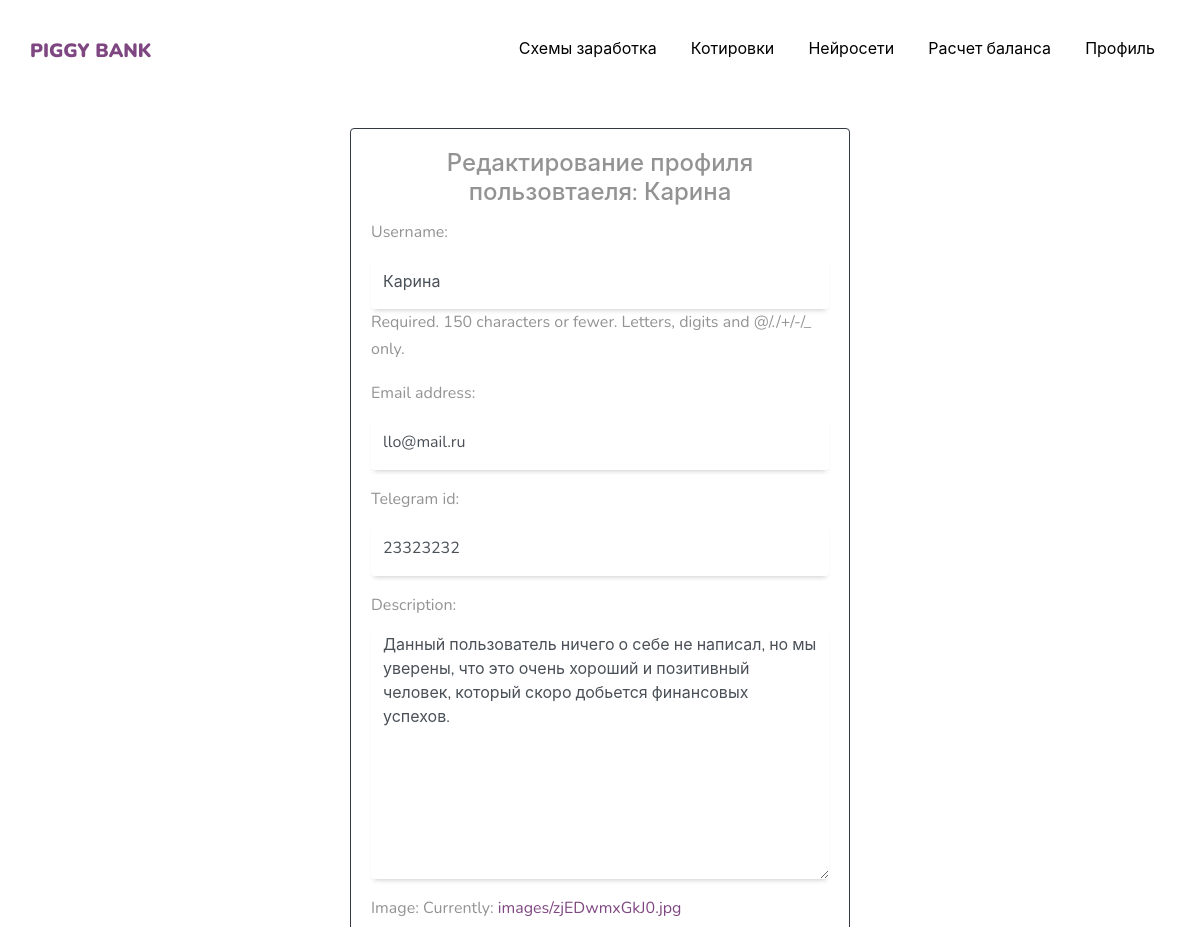
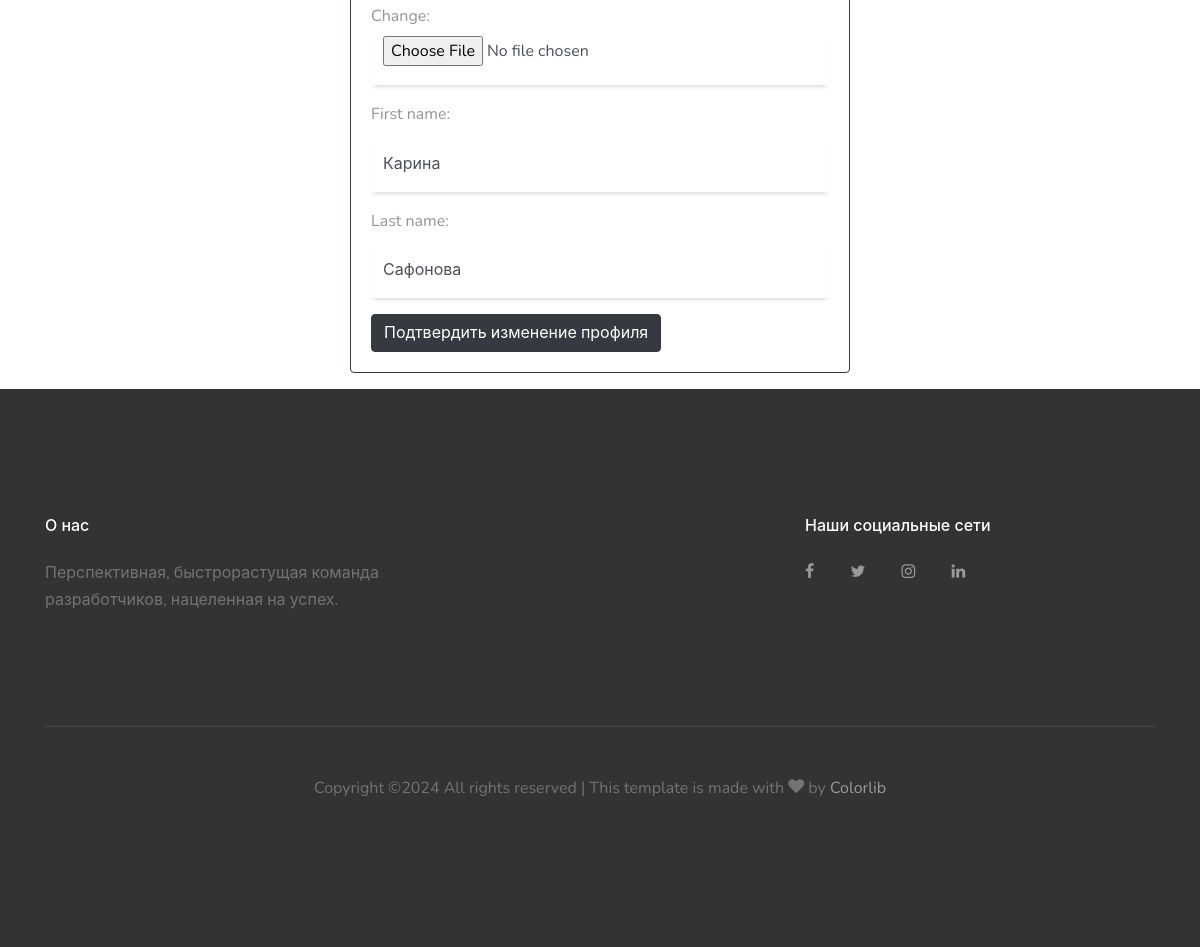
/job/worker/edit/ (signed in), run on the app's committed database (2 pictures, top to bottom).
### users/models.py (models this page shows)
class Worker(AbstractUser):
    class Role(models.TextChoices):
        Admin = 'Admin', 'Admin role',
        special = 'Special', 'Special role'
        custom = 'Custom', 'Custom role'
        superuser = 'SuperUser', 'SuperUser role',
    email = models.EmailField(
        unique=True,
        verbose_name=_('email address'),
        error_messages={
            "unique": _('A user with that email already exists.'),
        },
    )
    telegram_id = models.PositiveBigIntegerField(
        blank=True,
        null=True,
        unique=True,
        verbose_name=_('telegram id'),
        error_messages={
            "unique": _('A user with that telegram id already exists.'),
        },
    )
    description_for_profil = models.TextField(
        verbose_name=_('description'),
        max_length=UserModelConstant.TEXT_FIELD_MAX_LEN,
        default=UserModelConstant.DEFAULT_TEXT_FOR_DESCRIPTION,
    )
    image = models.ImageField(
        upload_to='images/',
        verbose_name=_('image'),
        default='images/nou.jpg',
    )
    role = models.CharField(
        max_length=UserModelConstant.CHAR_FIELD_MAX_LEN,
        choices=Role.choices,
        default=Role.custom,
    )
    class Meta:
        verbose_name = _('worker')
        verbose_name_plural = _('workers')

### job/views.py (the view, shortened to what this page needs)
class ProfileUpdateView(UpdateView):
    template_name = 'main/update_profile.html'
    form_class = ProfileUpdateForm
    model = Worker
    @method_decorator(login_required)
    def dispatch(self, *args, **kwargs):
        return super(ProfileUpdateView, self).dispatch(*args, **kwargs)
    def get_object(self, queryset=None):
        return get_object_or_404(Worker, id=self.request.user.id)
    def get_context_data(self, **kwargs):
        context = super().get_context_data(**kwargs)
        context['title'] = self.request.user.username
        if self.request.POST:
            context['user_form'] = ProfileUpdateForm(
                self.request.POST, instance=self.request.user
            )
        else:
            context['user_form'] = ProfileUpdateForm(
                instance=self.request.user
            )
        return context

### job/forms.py
class ProfileUpdateForm(forms.ModelForm):
    class Meta:
        model = Worker
        fields = (
            'username', 'email', 'telegram_id',
            'description_for_profil', 'image',
            'first_name', 'last_name',
        )
    def __init__(self, *args, **kwargs):
        super().__init__(*args, **kwargs)
        for field in self.fields:
            self.fields[field].widget.attrs.update({
                'class': 'form-control',
                'autocomplete': 'off'
            })

### job/templates/main/update_profile.html (shortened to what this page needs)
{% extends "base.html" %}
{% load static %}
{% load django_bootstrap5 %}
{% block content %}
<br>
<div class="card mb-3 border-dark mx-auto" style="max-width: 500px;">
    <div class="card-body">
       <div class="card-title nth-card-title text-center">
          <h4>Редактирование профиля пользовтаеля: {{ title }}</h4>
       </div>
       <form method="post" enctype="multipart/form-data">
          {{ user_form.as_p }}
          <div class="d-grid gap-2 d-md-block mt-2">
             <button type="submit" class="btn btn-dark mx-auto">Подтвердить изменение профиля</button>
          </div>
       </form>
    </div>
 </div>
{% endblock %}

### static/css/style.css (style rules this page uses)
.font-gray-7, body { color: #939393; }
body { line-height: 1.7; font-weight: 400; font-size: 1rem; }
a { -webkit-transition: .3s all ease; -o-transition: .3s all ease; transition: .3s all ease; }
h1, h2, h3, h4, h5, .h1, .h2, .h3, .h4, .h5 { font-family: "Nunito", -apple-system, BlinkMacSystemFont, "Segoe UI", Roboto, "Helvetica Neue", Arial, sans-serif, "Apple Color Emoji", "Segoe UI Emoji", "Segoe UI Symbol", "Noto Color Emoji"; }
.form-control { height: 55px; background: #fff !important; font-family: "Nunito", -apple-system, BlinkMacSystemFont, "Segoe UI", Roboto, "Helvetica Neue", Arial, sans-serif, "Apple Color Emoji", "Segoe UI Emoji", "Segoe UI Symbol", "Noto Color Emoji"; }
.form-control { border: none; -webkit-box-shadow: 0 4px 5px -3px rgba(0, 0, 0, 0.2) !important; box-shadow: 0 4px 5px -3px rgba(0, 0, 0, 0.2) !important; }

### data on the page
Worker: username "Карина", email "llo@mail.ru", telegram_id "23323232", description_for_profil "Данный пользователь ничего о себе не написал, но мы уверены, что это очень хороший и позитивный человек, который скоро добьется финансовых успехов.", first_name "Карина", last_name "Сафонова"
